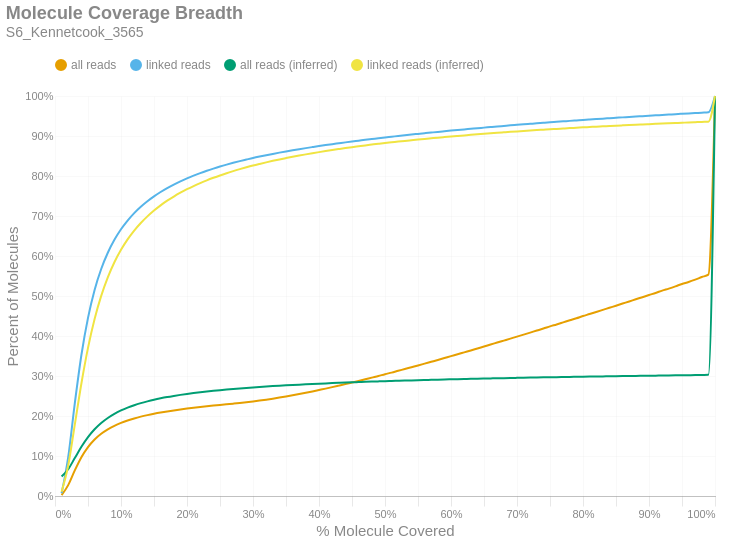

The notebook cell saved with this chart:
### Markdown cell above
### Molecule Read Coverage
This chart shows molecule coverage breadth as computed by the number of bases aligned to that molecule. In other words, "*how much of each unique long molecule is actually sequenced/aligned?*" Keep in mind there is a distinction between sequences and alignments, since some sequences belonging to a particular molecule may not align well and wouldn't appear in the alignment data. This chart also shows molecule coverage breadth as computed by the *inferred fragment* from which the aligned sequences originate. Unlike read coverage, this calculation takes into account the total insert size, including unsequenced gaps between the forward and reverse reads. Like the previous figures, these are cumulative percents.

### Code cell
if SKIPLR:
    print_html(f"Skipped")
else:
    binned_df = consolidated_hist(valids['coverage_bp'], mask, 0.01, True)
    binned_df_inf = consolidated_hist(valids['coverage_inserts'], mask, 0.01, True)
    binned_df = binned_df.with_columns(pl.lit(binned_df_inf['all reads (cumsum)']).alias('all reads (inferred)'))
    binned_df = binned_df.with_columns(pl.lit(binned_df_inf['linked reads (cumsum)']).alias('linked reads (inferred)'))
    binned_df = binned_df.with_columns(
        (pl.col('bin').cast(pl.Float64) + 0.01).alias('right_edge')
    )

    with SafeRender(binned_df):
        (
            density_plot(binned_df, 'Molecule Coverage Breadth', samplename, 'molcov', ['all reads (inferred)','linked reads (inferred)'])
            .encode(
                #x=alt.X('bin:Q', title="% Molecule Covered").axis(format = '%').scale(padding=0),
                x=alt.X('right_edge:Q', title="% Molecule Covered").axis(format='%').scale(padding=0),
                y=alt.Y('value:Q', title='Percent of Molecules')
                    .axis(format='%')
                    .stack(False)
                    .scale(domainMin=0, padding=0),
                color=alt.Color("key:N").scale(domain = ["all reads", "linked reads", "all reads (inferred)", "linked reads (inferred)"]),
                tooltip = [
                    alt.Tooltip("key:N", title = "Data Type"),
                    alt.Tooltip("range_label:N", title="% Molecule Covered"),
                    alt.Tooltip("value:Q", format = ".2%", title="% Molecules")
                ]
            )
        ).display()

### Figure 1 — Vega-Lite specification as saved in the notebook (floating-point values rounded to 4 significant figures)
{"width": "container", "height": 400, "config": {"title": {"anchor": "start", "dy": -15, "fontSize": 18, "color": "#888888", "subtitleColor": "#888888", "subtitleFontSize": 14}, "arc": {"fill": "#0072B2"}, "axis": {"domainColor": "#888888", "domainWidth": 0.5, "gridWidth": 0.2, "grid": false, "titleFontWeight": 400, "titleFontSize": 15, "labelFontSize": 11, "labelColor": "#888888", "tickColor": "#888888", "tickWidth": 0.2, "titleColor": "#888888"}, "axisBand": {"grid": false}, "axisX": {"grid": true, "tickSize": 10, "domainCap": "round"}, "axisY": {"domain": false, "grid": true, "tickSize": 0, "domainCap": "round"}, "background": "transparent", "header": {"labelFontSize": 15, "labelColor": "#888888", "titleFontSize": 15, "titleFontWeight": 600, "titleColor": "#888888"}, "legend": {"labelFont": "sans-serif", "labelFontSize": 12, "labelColor": "#888888", "symbolSize": 100, "symbolType": "circle", "titleFontSize": 12, "titlePadding": 10, "titleColor": "#888888", "title": null, "orient": "top"}, "range": {"category": ["#E69F00", "#56B4E9", "#009E73", "#F0E442", "#0072B2", "#D55E00", "#CC79A7", "#000000"], "diverging": ["#cfe8f3", "#a2d4ec", "#73bfe2", "#46abdb", "#1696d2", "#12719e"]}, "area": {"fill": "#0072B2", "fillOpacity": 0.7, "line": true, "strokeOpacity": 0.7}, "line": {"color": "#0072B2", "stroke": "#0072B2", "strokeWidth": 2}, "trail": {"color": "#0072B2", "stroke": "#0072B2", "strokeWidth": 0, "size": 1}, "point": {"filled": true, "fillOpacity": 1.0, "size": 95}, "text": {"color": "#888888", "fontSize": 11, "align": "right", "fontWeight": 400, "size": 11}, "bar": {"fill": "#0072B2", "stroke": null}, "view": {"stroke": null, "continuousWidth": 660, "continuousHeight": 400}}, "data": {"name": "data-ebe527bf4cbf52952789d02e440da7b5"}, "mark": {"type": "line", "interpolate": "monotone", "point": {"opacity": 0, "size": 275}}, "encoding": {"color": {"field": "key", "scale": {"domain": ["all reads", "linked reads", "all reads (inferred)", "linked reads (inferred)"]}, "type": "nominal"}, "tooltip": [{"field": "key", "title": "Data Type", "type": "nominal"}, {"field": "range_label", "title": "% Molecule Covered", "type": "nominal"}, {"field": "value", "format": ".2%", "title": "% Molecules", "type": "quantitative"}], "x": {"axis": {"format": "%"}, "field": "right_edge", "scale": {"padding": 0}, "title": "% Molecule Covered", "type": "quantitative"}, "y": {"axis": {"format": "%"}, "field": "value", "scale": {"domainMin": 0, "padding": 0}, "stack": false, "title": "Percent of Molecules", "type": "quantitative"}}, "params": [{"name": "param_c36ac31b6afebe62", "select": {"type": "point", "fields": ["key"]}, "bind": "legend"}], "title": {"text": "Molecule Coverage Breadth", "subtitle": "S6_Kennetcook_3565"}, "transform": [{"fold": ["all reads (cumsum)", "linked reads (cumsum)", "all reads (inferred)", "linked reads (inferred)"]}, {"calculate": "replace(datum.key, ' (cumsum)', '')", "as": "key"}, {"filter": {"param": "param_c36ac31b6afebe62"}}], "usermeta": {"embedOptions": {"downloadFileName": "S6_Kennetcook_3565.molcov"}}, "$schema": "https://vega.github.io/schema/vega-lite/v6.1.0.json", "datasets": {"data-ebe527bf4cbf52952789d02e440da7b5": [{"bin": "0.0", "interval": "0.0-0.01", "all reads": 0.00208, "linked reads": 0.006765, "all reads (cumsum)": 0.00208, "linked reads (cumsum)": 0.006765, "range_label": "0.0-0.01", "all reads (inferred)": 0.04857, "linked reads (inferred)": 0.0105, "right_edge": 0.01}, {"bin": "0.01", "interval": "0.01-0.02", "all reads": 0.02505, "linked reads": 0.09031, "all reads (cumsum)": 0.02713, "linked reads (cumsum)": 0.09707, "range_label": "0.01-0.02", "all reads (inferred)": 0.06695, "linked reads (inferred)": 0.07624, "right_edge": 0.02}, {"bin": "0.02", "interval": "0.02-0.03", "all reads": 0.03682, "linked reads": 0.1347, "all reads (cumsum)": 0.06395, "linked reads (cumsum)": 0.2318, "range_label": "0.02-0.03", "all reads (inferred)": 0.09489, "linked reads (inferred)": 0.1783, "right_edge": 0.03}, {"bin": "0.03", "interval": "0.03-0.04", "all reads": 0.03292, "linked reads": 0.1207, "all reads (cumsum)": 0.09688, "linked reads (cumsum)": 0.3525, "range_label": "0.03-0.04", "all reads (inferred)": 0.1229, "linked reads (inferred)": 0.2814, "right_edge": 0.04}, {"bin": "0.04", "interval": "0.04-0.05", "all reads": 0.02532, "linked reads": 0.09288, "all reads (cumsum)": 0.1222, "linked reads (cumsum)": 0.4454, "range_label": "0.04-0.05", "all reads (inferred)": 0.1471, "linked reads (inferred)": 0.3704, "right_edge": 0.05}, {"bin": "0.05", "interval": "0.05-0.06", "all reads": 0.01907, "linked reads": 0.06982, "all reads (cumsum)": 0.1413, "linked reads (cumsum)": 0.5152, "range_label": "0.05-0.06", "all reads (inferred)": 0.1668, "linked reads (inferred)": 0.4426, "right_edge": 0.06}, {"bin": "0.06", "interval": "0.06-0.07", "all reads": 0.01431, "linked reads": 0.05233, "all reads (cumsum)": 0.1556, "linked reads (cumsum)": 0.5676, "range_label": "0.06-0.07", "all reads (inferred)": 0.1824, "linked reads (inferred)": 0.5002, "right_edge": 0.07}, {"bin": "0.07", "interval": "0.07-0.08", "all reads": 0.01109, "linked reads": 0.04051, "all reads (cumsum)": 0.1667, "linked reads (cumsum)": 0.6081, "range_label": "0.07-0.08", "all reads (inferred)": 0.1951, "linked reads (inferred)": 0.5466, "right_edge": 0.08}, {"bin": "0.08", "interval": "0.08-0.09", "all reads": 0.008889, "linked reads": 0.03237, "all reads (cumsum)": 0.1756, "linked reads (cumsum)": 0.6404, "range_label": "0.08-0.09", "all reads (inferred)": 0.2054, "linked reads (inferred)": 0.5844, "right_edge": 0.09}, {"bin": "0.09", "interval": "0.09-0.1", "all reads": 0.00723, "linked reads": 0.0263, "all reads (cumsum)": 0.1828, "linked reads (cumsum)": 0.6667, "range_label": "0.09-0.1", "all reads (inferred)": 0.2138, "linked reads (inferred)": 0.6155, "right_edge": 0.1}, {"bin": "0.1", "interval": "0.1-0.11", "all reads": 0.00602, "linked reads": 0.02179, "all reads (cumsum)": 0.1888, "linked reads (cumsum)": 0.6885, "range_label": "0.1-0.11", "all reads (inferred)": 0.221, "linked reads (inferred)": 0.6416, "right_edge": 0.11}, {"bin": "0.11", "interval": "0.11-0.12", "all reads": 0.00515, "linked reads": 0.01863, "all reads (cumsum)": 0.194, "linked reads (cumsum)": 0.7072, "range_label": "0.11-0.12", "all reads (inferred)": 0.2269, "linked reads (inferred)": 0.6636, "right_edge": 0.12}, {"bin": "0.12", "interval": "0.12-0.13", "all reads": 0.004407, "linked reads": 0.01591, "all reads (cumsum)": 0.1984, "linked reads (cumsum)": 0.7231, "range_label": "0.12-0.13", "all reads (inferred)": 0.2321, "linked reads (inferred)": 0.6826, "right_edge": 0.13}, {"bin": "0.13", "interval": "0.13-0.14", "all reads": 0.003813, "linked reads": 0.01372, "all reads (cumsum)": 0.2022, "linked reads (cumsum)": 0.7368, "range_label": "0.13-0.14", "all reads (inferred)": 0.2366, "linked reads (inferred)": 0.699, "right_edge": 0.14}, {"bin": "0.14", "interval": "0.14-0.15", "all reads": 0.003409, "linked reads": 0.01222, "all reads (cumsum)": 0.2056, "linked reads (cumsum)": 0.749, "range_label": "0.14-0.15", "all reads (inferred)": 0.2406, "linked reads (inferred)": 0.7137, "right_edge": 0.15}, {"bin": "0.15", "interval": "0.15-0.16", "all reads": 0.003076, "linked reads": 0.01096, "all reads (cumsum)": 0.2087, "linked reads (cumsum)": 0.76, "range_label": "0.15-0.16", "all reads (inferred)": 0.2442, "linked reads (inferred)": 0.7267, "right_edge": 0.16}, {"bin": "0.16", "interval": "0.16-0.17", "all reads": 0.002765, "linked reads": 0.009795, "all reads (cumsum)": 0.2114, "linked reads (cumsum)": 0.7698, "range_label": "0.16-0.17", "all reads (inferred)": 0.2474, "linked reads (inferred)": 0.7383, "right_edge": 0.17}, {"bin": "0.17", "interval": "0.17-0.18", "all reads": 0.002537, "linked reads": 0.008891, "all reads (cumsum)": 0.214, "linked reads (cumsum)": 0.7787, "range_label": "0.17-0.18", "all reads (inferred)": 0.2502, "linked reads (inferred)": 0.7486, "right_edge": 0.18}, {"bin": "0.18", "interval": "0.18-0.19", "all reads": 0.002332, "linked reads": 0.008023, "all reads (cumsum)": 0.2163, "linked reads (cumsum)": 0.7867, "range_label": "0.18-0.19", "all reads (inferred)": 0.2528, "linked reads (inferred)": 0.7582, "right_edge": 0.19}, {"bin": "0.19", "interval": "0.19-0.2", "all reads": 0.002177, "linked reads": 0.007426, "all reads (cumsum)": 0.2185, "linked reads (cumsum)": 0.7941, "range_label": "0.19-0.2", "all reads (inferred)": 0.2552, "linked reads (inferred)": 0.7669, "right_edge": 0.2}, {"bin": "0.2", "interval": "0.2-0.21", "all reads": 0.002024, "linked reads": 0.006793, "all reads (cumsum)": 0.2205, "linked reads (cumsum)": 0.8009, "range_label": "0.2-0.21", "all reads (inferred)": 0.2574, "linked reads (inferred)": 0.7749, "right_edge": 0.21}, {"bin": "0.21", "interval": "0.21-0.22", "all reads": 0.001934, "linked reads": 0.006338, "all reads (cumsum)": 0.2224, "linked reads (cumsum)": 0.8072, "range_label": "0.21-0.22", "all reads (inferred)": 0.2594, "linked reads (inferred)": 0.7823, "right_edge": 0.22}, {"bin": "0.22", "interval": "0.22-0.23", "all reads": 0.001831, "linked reads": 0.005882, "all reads (cumsum)": 0.2243, "linked reads (cumsum)": 0.8131, "range_label": "0.22-0.23", "all reads (inferred)": 0.2613, "linked reads (inferred)": 0.7892, "right_edge": 0.23}, {"bin": "0.23", "interval": "0.23-0.24", "all reads": 0.001731, "linked reads": 0.005423, "all reads (cumsum)": 0.226, "linked reads (cumsum)": 0.8185, "range_label": "0.23-0.24", "all reads (inferred)": 0.263, "linked reads (inferred)": 0.7955, "right_edge": 0.24}, {"bin": "0.24", "interval": "0.24-0.25", "all reads": 0.001685, "linked reads": 0.005152, "all reads (cumsum)": 0.2277, "linked reads (cumsum)": 0.8237, "range_label": "0.24-0.25", "all reads (inferred)": 0.2647, "linked reads (inferred)": 0.8014, "right_edge": 0.25}, {"bin": "0.25", "interval": "0.25-0.26", "all reads": 0.001629, "linked reads": 0.004789, "all reads (cumsum)": 0.2293, "linked reads (cumsum)": 0.8285, "range_label": "0.25-0.26", "all reads (inferred)": 0.2662, "linked reads (inferred)": 0.8069, "right_edge": 0.26}, {"bin": "0.26", "interval": "0.26-0.27", "all reads": 0.001604, "linked reads": 0.004508, "all reads (cumsum)": 0.2309, "linked reads (cumsum)": 0.833, "range_label": "0.26-0.27", "all reads (inferred)": 0.2676, "linked reads (inferred)": 0.8122, "right_edge": 0.27}, {"bin": "0.27", "interval": "0.27-0.28", "all reads": 0.001666, "linked reads": 0.004219, "all reads (cumsum)": 0.2326, "linked reads (cumsum)": 0.8372, "range_label": "0.27-0.28", "all reads (inferred)": 0.269, "linked reads (inferred)": 0.8171, "right_edge": 0.28}, {"bin": "0.28", "interval": "0.28-0.29", "all reads": 0.001817, "linked reads": 0.003936, "all reads (cumsum)": 0.2344, "linked reads (cumsum)": 0.8411, "range_label": "0.28-0.29", "all reads (inferred)": 0.2703, "linked reads (inferred)": 0.8218, "right_edge": 0.29}, {"bin": "0.29", "interval": "0.29-0.3", "all reads": 0.002016, "linked reads": 0.00389, "all reads (cumsum)": 0.2364, "linked reads (cumsum)": 0.845, "range_label": "0.29-0.3", "all reads (inferred)": 0.2715, "linked reads (inferred)": 0.8262, "right_edge": 0.3}, {"bin": "0.3", "interval": "0.3-0.31", "all reads": 0.00212, "linked reads": 0.003561, "all reads (cumsum)": 0.2385, "linked reads (cumsum)": 0.8486, "range_label": "0.3-0.31", "all reads (inferred)": 0.2726, "linked reads (inferred)": 0.8302, "right_edge": 0.31}, {"bin": "0.31", "interval": "0.31-0.32", "all reads": 0.002317, "linked reads": 0.003389, "all reads (cumsum)": 0.2409, "linked reads (cumsum)": 0.852, "range_label": "0.31-0.32", "all reads (inferred)": 0.2737, "linked reads (inferred)": 0.8341, "right_edge": 0.32}, {"bin": "0.32", "interval": "0.32-0.33", "all reads": 0.002501, "linked reads": 0.003258, "all reads (cumsum)": 0.2434, "linked reads (cumsum)": 0.8552, "range_label": "0.32-0.33", "all reads (inferred)": 0.2747, "linked reads (inferred)": 0.8379, "right_edge": 0.33}, {"bin": "0.33", "interval": "0.33-0.34", "all reads": 0.002645, "linked reads": 0.003149, "all reads (cumsum)": 0.246, "linked reads (cumsum)": 0.8584, "range_label": "0.33-0.34", "all reads (inferred)": 0.2757, "linked reads (inferred)": 0.8415, "right_edge": 0.34}, {"bin": "0.34", "interval": "0.34-0.35", "all reads": 0.002821, "linked reads": 0.002991, "all reads (cumsum)": 0.2488, "linked reads (cumsum)": 0.8614, "range_label": "0.34-0.35", "all reads (inferred)": 0.2766, "linked reads (inferred)": 0.8448, "right_edge": 0.35}, {"bin": "0.35", "interval": "0.35-0.36", "all reads": 0.002964, "linked reads": 0.002887, "all reads (cumsum)": 0.2518, "linked reads (cumsum)": 0.8643, "range_label": "0.35-0.36", "all reads (inferred)": 0.2775, "linked reads (inferred)": 0.8481, "right_edge": 0.36}, {"bin": "0.36", "interval": "0.36-0.37", "all reads": 0.003073, "linked reads": 0.002765, "all reads (cumsum)": 0.2549, "linked reads (cumsum)": 0.867, "range_label": "0.36-0.37", "all reads (inferred)": 0.2784, "linked reads (inferred)": 0.8512, "right_edge": 0.37}, {"bin": "0.37", "interval": "0.37-0.38", "all reads": 0.003223, "linked reads": 0.002678, "all reads (cumsum)": 0.2581, "linked reads (cumsum)": 0.8697, "range_label": "0.37-0.38", "all reads (inferred)": 0.2792, "linked reads (inferred)": 0.8541, "right_edge": 0.38}, {"bin": "0.38", "interval": "0.38-0.39", "all reads": 0.003348, "linked reads": 0.002573, "all reads (cumsum)": 0.2614, "linked reads (cumsum)": 0.8723, "range_label": "0.38-0.39", "all reads (inferred)": 0.28, "linked reads (inferred)": 0.8569, "right_edge": 0.39}, {"bin": "0.39", "interval": "0.39-0.4", "all reads": 0.00352, "linked reads": 0.002527, "all reads (cumsum)": 0.2649, "linked reads (cumsum)": 0.8748, "range_label": "0.39-0.4", "all reads (inferred)": 0.2807, "linked reads (inferred)": 0.8597, "right_edge": 0.4}, {"bin": "0.4", "interval": "0.4-0.41", "all reads": 0.003525, "linked reads": 0.002405, "all reads (cumsum)": 0.2685, "linked reads (cumsum)": 0.8772, "range_label": "0.4-0.41", "all reads (inferred)": 0.2815, "linked reads (inferred)": 0.8624, "right_edge": 0.41}, {"bin": "0.41", "interval": "0.41-0.42", "all reads": 0.003672, "linked reads": 0.002335, "all reads (cumsum)": 0.2721, "linked reads (cumsum)": 0.8796, "range_label": "0.41-0.42", "all reads (inferred)": 0.2822, "linked reads (inferred)": 0.8649, "right_edge": 0.42}, {"bin": "0.42", "interval": "0.42-0.43", "all reads": 0.003782, "linked reads": 0.002259, "all reads (cumsum)": 0.2759, "linked reads (cumsum)": 0.8818, "range_label": "0.42-0.43", "all reads (inferred)": 0.2829, "linked reads (inferred)": 0.8674, "right_edge": 0.43}, {"bin": "0.43", "interval": "0.43-0.44", "all reads": 0.003832, "linked reads": 0.002267, "all reads (cumsum)": 0.2798, "linked reads (cumsum)": 0.8841, "range_label": "0.43-0.44", "all reads (inferred)": 0.2836, "linked reads (inferred)": 0.8698, "right_edge": 0.44}, {"bin": "0.44", "interval": "0.44-0.45", "all reads": 0.003964, "linked reads": 0.002172, "all reads (cumsum)": 0.2837, "linked reads (cumsum)": 0.8863, "range_label": "0.44-0.45", "all reads (inferred)": 0.2842, "linked reads (inferred)": 0.8721, "right_edge": 0.45}, {"bin": "0.45", "interval": "0.45-0.46", "all reads": 0.003983, "linked reads": 0.002058, "all reads (cumsum)": 0.2877, "linked reads (cumsum)": 0.8883, "range_label": "0.45-0.46", "all reads (inferred)": 0.2848, "linked reads (inferred)": 0.8743, "right_edge": 0.46}, {"bin": "0.46", "interval": "0.46-0.47", "all reads": 0.004051, "linked reads": 0.002099, "all reads (cumsum)": 0.2918, "linked reads (cumsum)": 0.8904, "range_label": "0.46-0.47", "all reads (inferred)": 0.2854, "linked reads (inferred)": 0.8765, "right_edge": 0.47}, {"bin": "0.47", "interval": "0.47-0.48", "all reads": 0.004175, "linked reads": 0.001976, "all reads (cumsum)": 0.2959, "linked reads (cumsum)": 0.8924, "range_label": "0.47-0.48", "all reads (inferred)": 0.286, "linked reads (inferred)": 0.8785, "right_edge": 0.48}, {"bin": "0.48", "interval": "0.48-0.49", "all reads": 0.00404, "linked reads": 0.00197, "all reads (cumsum)": 0.3, "linked reads (cumsum)": 0.8944, "range_label": "0.48-0.49", "all reads (inferred)": 0.2866, "linked reads (inferred)": 0.8806, "right_edge": 0.49}, {"bin": "0.49", "interval": "0.49-0.5", "all reads": 0.004554, "linked reads": 0.001985, "all reads (cumsum)": 0.3045, "linked reads (cumsum)": 0.8963, "range_label": "0.49-0.5", "all reads (inferred)": 0.2871, "linked reads (inferred)": 0.8825, "right_edge": 0.5}, {"bin": "0.5", "interval": "0.5-0.51", "all reads": 0.003935, "linked reads": 0.001827, "all reads (cumsum)": 0.3085, "linked reads (cumsum)": 0.8982, "range_label": "0.5-0.51", "all reads (inferred)": 0.2876, "linked reads (inferred)": 0.8843, "right_edge": 0.51}, {"bin": "0.51", "interval": "0.51-0.52", "all reads": 0.004519, "linked reads": 0.001874, "all reads (cumsum)": 0.313, "linked reads (cumsum)": 0.9, "range_label": "0.51-0.52", "all reads (inferred)": 0.2881, "linked reads (inferred)": 0.886, "right_edge": 0.52}, {"bin": "0.52", "interval": "0.52-0.53", "all reads": 0.004397, "linked reads": 0.001801, "all reads (cumsum)": 0.3174, "linked reads (cumsum)": 0.9018, "range_label": "0.52-0.53", "all reads (inferred)": 0.2886, "linked reads (inferred)": 0.8878, "right_edge": 0.53}, {"bin": "0.53", "interval": "0.53-0.54", "all reads": 0.004485, "linked reads": 0.001743, "all reads (cumsum)": 0.3219, "linked reads (cumsum)": 0.9036, "range_label": "0.53-0.54", "all reads (inferred)": 0.289, "linked reads (inferred)": 0.8894, "right_edge": 0.54}, {"bin": "0.54", "interval": "0.54-0.55", "all reads": 0.004436, "linked reads": 0.001679, "all reads (cumsum)": 0.3263, "linked reads (cumsum)": 0.9053, "range_label": "0.54-0.55", "all reads (inferred)": 0.2895, "linked reads (inferred)": 0.8911, "right_edge": 0.55}, {"bin": "0.55", "interval": "0.55-0.56", "all reads": 0.004589, "linked reads": 0.00168, "all reads (cumsum)": 0.3309, "linked reads (cumsum)": 0.9069, "range_label": "0.55-0.56", "all reads (inferred)": 0.29, "linked reads (inferred)": 0.8927, "right_edge": 0.56}, {"bin": "0.56", "interval": "0.56-0.57", "all reads": 0.004616, "linked reads": 0.001674, "all reads (cumsum)": 0.3355, "linked reads (cumsum)": 0.9086, "range_label": "0.56-0.57", "all reads (inferred)": 0.2904, "linked reads (inferred)": 0.8943, "right_edge": 0.57}, {"bin": "0.57", "interval": "0.57-0.58", "all reads": 0.00461, "linked reads": 0.001663, "all reads (cumsum)": 0.3401, "linked reads (cumsum)": 0.9103, "range_label": "0.57-0.58", "all reads (inferred)": 0.2909, "linked reads (inferred)": 0.8958, "right_edge": 0.58}, {"bin": "0.58", "interval": "0.58-0.59", "all reads": 0.004732, "linked reads": 0.001608, "all reads (cumsum)": 0.3448, "linked reads (cumsum)": 0.9119, "range_label": "0.58-0.59", "all reads (inferred)": 0.2913, "linked reads (inferred)": 0.8973, "right_edge": 0.59}, {"bin": "0.59", "interval": "0.59-0.6", "all reads": 0.004824, "linked reads": 0.001606, "all reads (cumsum)": 0.3497, "linked reads (cumsum)": 0.9135, "range_label": "0.59-0.6", "all reads (inferred)": 0.2917, "linked reads (inferred)": 0.8987, "right_edge": 0.6}, {"bin": "0.6", "interval": "0.6-0.61", "all reads": 0.004599, "linked reads": 0.001543, "all reads (cumsum)": 0.3543, "linked reads (cumsum)": 0.915, "range_label": "0.6-0.61", "all reads (inferred)": 0.2921, "linked reads (inferred)": 0.9001, "right_edge": 0.61}, {"bin": "0.61", "interval": "0.61-0.62", "all reads": 0.004854, "linked reads": 0.001503, "all reads (cumsum)": 0.3591, "linked reads (cumsum)": 0.9165, "range_label": "0.61-0.62", "all reads (inferred)": 0.2925, "linked reads (inferred)": 0.9015, "right_edge": 0.62}, {"bin": "0.62", "interval": "0.62-0.63", "all reads": 0.004826, "linked reads": 0.001465, "all reads (cumsum)": 0.3639, "linked reads (cumsum)": 0.918, "range_label": "0.62-0.63", "all reads (inferred)": 0.2929, "linked reads (inferred)": 0.9029, "right_edge": 0.63}, {"bin": "0.63", "interval": "0.63-0.64", "all reads": 0.004879, "linked reads": 0.00149, "all reads (cumsum)": 0.3688, "linked reads (cumsum)": 0.9195, "range_label": "0.63-0.64", "all reads (inferred)": 0.2933, "linked reads (inferred)": 0.9043, "right_edge": 0.64}, {"bin": "0.64", "interval": "0.64-0.65", "all reads": 0.004811, "linked reads": 0.001437, "all reads (cumsum)": 0.3736, "linked reads (cumsum)": 0.9209, "range_label": "0.64-0.65", "all reads (inferred)": 0.2936, "linked reads (inferred)": 0.9056, "right_edge": 0.65}, {"bin": "0.65", "interval": "0.65-0.66", "all reads": 0.005066, "linked reads": 0.001462, "all reads (cumsum)": 0.3787, "linked reads (cumsum)": 0.9224, "range_label": "0.65-0.66", "all reads (inferred)": 0.294, "linked reads (inferred)": 0.9068, "right_edge": 0.66}, {"bin": "0.66", "interval": "0.66-0.67", "all reads": 0.004869, "linked reads": 0.001438, "all reads (cumsum)": 0.3836, "linked reads (cumsum)": 0.9238, "range_label": "0.66-0.67", "all reads (inferred)": 0.2943, "linked reads (inferred)": 0.908, "right_edge": 0.67}, {"bin": "0.67", "interval": "0.67-0.68", "all reads": 0.004945, "linked reads": 0.001361, "all reads (cumsum)": 0.3885, "linked reads (cumsum)": 0.9252, "range_label": "0.67-0.68", "all reads (inferred)": 0.2947, "linked reads (inferred)": 0.9092, "right_edge": 0.68}, {"bin": "0.68", "interval": "0.68-0.69", "all reads": 0.004946, "linked reads": 0.001379, "all reads (cumsum)": 0.3935, "linked reads (cumsum)": 0.9266, "range_label": "0.68-0.69", "all reads (inferred)": 0.295, "linked reads (inferred)": 0.9103, "right_edge": 0.69}, {"bin": "0.69", "interval": "0.69-0.7", "all reads": 0.005054, "linked reads": 0.001284, "all reads (cumsum)": 0.3985, "linked reads (cumsum)": 0.9279, "range_label": "0.69-0.7", "all reads (inferred)": 0.2953, "linked reads (inferred)": 0.9115, "right_edge": 0.7}, {"bin": "0.7", "interval": "0.7-0.71", "all reads": 0.004921, "linked reads": 0.001296, "all reads (cumsum)": 0.4034, "linked reads (cumsum)": 0.9292, "range_label": "0.7-0.71", "all reads (inferred)": 0.2956, "linked reads (inferred)": 0.9126, "right_edge": 0.71}, {"bin": "0.71", "interval": "0.71-0.72", "all reads": 0.00506, "linked reads": 0.001306, "all reads (cumsum)": 0.4085, "linked reads (cumsum)": 0.9305, "range_label": "0.71-0.72", "all reads (inferred)": 0.296, "linked reads (inferred)": 0.9137, "right_edge": 0.72}, {"bin": "0.72", "interval": "0.72-0.73", "all reads": 0.005152, "linked reads": 0.001304, "all reads (cumsum)": 0.4137, "linked reads (cumsum)": 0.9318, "range_label": "0.72-0.73", "all reads (inferred)": 0.2963, "linked reads (inferred)": 0.9147, "right_edge": 0.73}, {"bin": "0.73", "interval": "0.73-0.74", "all reads": 0.004997, "linked reads": 0.001267, "all reads (cumsum)": 0.4186, "linked reads (cumsum)": 0.933, "range_label": "0.73-0.74", "all reads (inferred)": 0.2966, "linked reads (inferred)": 0.9158, "right_edge": 0.74}, {"bin": "0.74", "interval": "0.74-0.75", "all reads": 0.005338, "linked reads": 0.001244, "all reads (cumsum)": 0.424, "linked reads (cumsum)": 0.9343, "range_label": "0.74-0.75", "all reads (inferred)": 0.2969, "linked reads (inferred)": 0.9168, "right_edge": 0.75}, {"bin": "0.75", "interval": "0.75-0.76", "all reads": 0.004952, "linked reads": 0.001153, "all reads (cumsum)": 0.4289, "linked reads (cumsum)": 0.9354, "range_label": "0.75-0.76", "all reads (inferred)": 0.2972, "linked reads (inferred)": 0.9178, "right_edge": 0.76}, {"bin": "0.76", "interval": "0.76-0.77", "all reads": 0.005168, "linked reads": 0.001181, "all reads (cumsum)": 0.4341, "linked reads (cumsum)": 0.9366, "range_label": "0.76-0.77", "all reads (inferred)": 0.2974, "linked reads (inferred)": 0.9188, "right_edge": 0.77}, {"bin": "0.77", "interval": "0.77-0.78", "all reads": 0.005184, "linked reads": 0.001208, "all reads (cumsum)": 0.4393, "linked reads (cumsum)": 0.9378, "range_label": "0.77-0.78", "all reads (inferred)": 0.2977, "linked reads (inferred)": 0.9197, "right_edge": 0.78}, {"bin": "0.78", "interval": "0.78-0.79", "all reads": 0.005109, "linked reads": 0.001148, "all reads (cumsum)": 0.4444, "linked reads (cumsum)": 0.939, "range_label": "0.78-0.79", "all reads (inferred)": 0.298, "linked reads (inferred)": 0.9206, "right_edge": 0.79}, {"bin": "0.79", "interval": "0.79-0.8", "all reads": 0.005456, "linked reads": 0.001147, "all reads (cumsum)": 0.4499, "linked reads (cumsum)": 0.9401, "range_label": "0.79-0.8", "all reads (inferred)": 0.2983, "linked reads (inferred)": 0.9216, "right_edge": 0.8}, {"bin": "0.8", "interval": "0.8-0.81", "all reads": 0.005032, "linked reads": 0.001103, "all reads (cumsum)": 0.4549, "linked reads (cumsum)": 0.9412, "range_label": "0.8-0.81", "all reads (inferred)": 0.2985, "linked reads (inferred)": 0.9224, "right_edge": 0.81}, {"bin": "0.81", "interval": "0.81-0.82", "all reads": 0.005162, "linked reads": 0.001094, "all reads (cumsum)": 0.4601, "linked reads (cumsum)": 0.9423, "range_label": "0.81-0.82", "all reads (inferred)": 0.2988, "linked reads (inferred)": 0.9233, "right_edge": 0.82}, {"bin": "0.82", "interval": "0.82-0.83", "all reads": 0.005236, "linked reads": 0.001087, "all reads (cumsum)": 0.4653, "linked reads (cumsum)": 0.9434, "range_label": "0.82-0.83", "all reads (inferred)": 0.299, "linked reads (inferred)": 0.9242, "right_edge": 0.83}, {"bin": "0.83", "interval": "0.83-0.84", "all reads": 0.005279, "linked reads": 0.001056, "all reads (cumsum)": 0.4706, "linked reads (cumsum)": 0.9444, "range_label": "0.83-0.84", "all reads (inferred)": 0.2993, "linked reads (inferred)": 0.925, "right_edge": 0.84}, {"bin": "0.84", "interval": "0.84-0.85", "all reads": 0.005216, "linked reads": 0.001059, "all reads (cumsum)": 0.4758, "linked reads (cumsum)": 0.9455, "range_label": "0.84-0.85", "all reads (inferred)": 0.2996, "linked reads (inferred)": 0.9258, "right_edge": 0.85}, {"bin": "0.85", "interval": "0.85-0.86", "all reads": 0.005325, "linked reads": 0.001053, "all reads (cumsum)": 0.4811, "linked reads (cumsum)": 0.9466, "range_label": "0.85-0.86", "all reads (inferred)": 0.2998, "linked reads (inferred)": 0.9266, "right_edge": 0.86}, {"bin": "0.86", "interval": "0.86-0.87", "all reads": 0.005265, "linked reads": 0.001089, "all reads (cumsum)": 0.4864, "linked reads (cumsum)": 0.9476, "range_label": "0.86-0.87", "all reads (inferred)": 0.3, "linked reads (inferred)": 0.9274, "right_edge": 0.87}, {"bin": "0.87", "interval": "0.87-0.88", "all reads": 0.00538, "linked reads": 0.001049, "all reads (cumsum)": 0.4918, "linked reads (cumsum)": 0.9487, "range_label": "0.87-0.88", "all reads (inferred)": 0.3003, "linked reads (inferred)": 0.9282, "right_edge": 0.88}, {"bin": "0.88", "interval": "0.88-0.89", "all reads": 0.005268, "linked reads": 0.0009794, "all reads (cumsum)": 0.497, "linked reads (cumsum)": 0.9497, "range_label": "0.88-0.89", "all reads (inferred)": 0.3005, "linked reads (inferred)": 0.9289, "right_edge": 0.89}, {"bin": "0.89", "interval": "0.89-0.9", "all reads": 0.005443, "linked reads": 0.001013, "all reads (cumsum)": 0.5025, "linked reads (cumsum)": 0.9507, "range_label": "0.89-0.9", "all reads (inferred)": 0.3007, "linked reads (inferred)": 0.9296, "right_edge": 0.9}, {"bin": "0.9", "interval": "0.9-0.91", "all reads": 0.005128, "linked reads": 0.0009459, "all reads (cumsum)": 0.5076, "linked reads (cumsum)": 0.9516, "range_label": "0.9-0.91", "all reads (inferred)": 0.3009, "linked reads (inferred)": 0.9304, "right_edge": 0.91}, {"bin": "0.91", "interval": "0.91-0.92", "all reads": 0.005871, "linked reads": 0.0009954, "all reads (cumsum)": 0.5135, "linked reads (cumsum)": 0.9526, "range_label": "0.91-0.92", "all reads (inferred)": 0.3012, "linked reads (inferred)": 0.9311, "right_edge": 0.92}, {"bin": "0.92", "interval": "0.92-0.93", "all reads": 0.005049, "linked reads": 0.0009704, "all reads (cumsum)": 0.5185, "linked reads (cumsum)": 0.9536, "range_label": "0.92-0.93", "all reads (inferred)": 0.3014, "linked reads (inferred)": 0.9318, "right_edge": 0.93}, {"bin": "0.93", "interval": "0.93-0.94", "all reads": 0.005548, "linked reads": 0.0009983, "all reads (cumsum)": 0.5241, "linked reads (cumsum)": 0.9546, "range_label": "0.93-0.94", "all reads (inferred)": 0.3016, "linked reads (inferred)": 0.9325, "right_edge": 0.94}, {"bin": "0.94", "interval": "0.94-0.95", "all reads": 0.006002, "linked reads": 0.0009261, "all reads (cumsum)": 0.5301, "linked reads (cumsum)": 0.9555, "range_label": "0.94-0.95", "all reads (inferred)": 0.3018, "linked reads (inferred)": 0.9332, "right_edge": 0.95}, {"bin": "0.95", "interval": "0.95-0.96", "all reads": 0.005042, "linked reads": 0.0009072, "all reads (cumsum)": 0.5351, "linked reads (cumsum)": 0.9564, "range_label": "0.95-0.96", "all reads (inferred)": 0.3021, "linked reads (inferred)": 0.9338, "right_edge": 0.96}, {"bin": "0.96", "interval": "0.96-0.97", "all reads": 0.005896, "linked reads": 0.0008973, "all reads (cumsum)": 0.541, "linked reads (cumsum)": 0.9573, "range_label": "0.96-0.97", "all reads (inferred)": 0.3023, "linked reads (inferred)": 0.9346, "right_edge": 0.97}, {"bin": "0.97", "interval": "0.97-0.98", "all reads": 0.006392, "linked reads": 0.0008926, "all reads (cumsum)": 0.5474, "linked reads (cumsum)": 0.9582, "range_label": "0.97-0.98", "all reads (inferred)": 0.3026, "linked reads (inferred)": 0.9353, "right_edge": 0.98}, {"bin": "0.98", "interval": "0.98-0.99", "all reads": 0.005928, "linked reads": 0.0009152, "all reads (cumsum)": 0.5533, "linked reads (cumsum)": 0.9591, "range_label": "0.98-0.99", "all reads (inferred)": 0.3029, "linked reads (inferred)": 0.9358, "right_edge": 0.99}, {"bin": "0.99", "interval": "0.99-1.0", "all reads": 0.4467, "linked reads": 0.04086, "all reads (cumsum)": 1.0, "linked reads (cumsum)": 1.0, "range_label": "0.99-1.0", "all reads (inferred)": 1.0, "linked reads (inferred)": 1.0, "right_edge": 1.0}]}}
